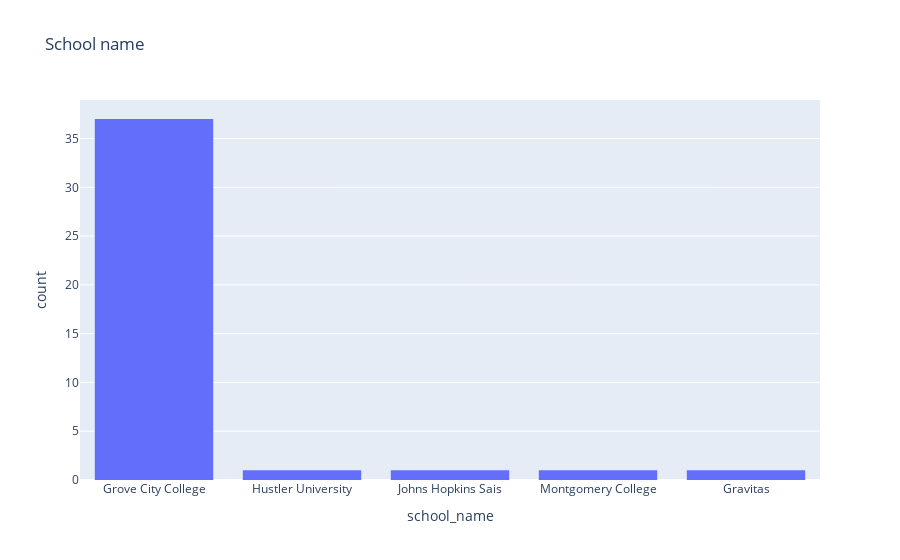

Notebook code cell kept with this figure:
### Code cell
px.histogram(df, x='school_name', title="School name")

### Figure 1 — Plotly figure (JSON) as saved in the notebook; plotly's stock layout.template omitted (floating-point values rounded to 4 significant figures)
{"data": [{"alignmentgroup": "True", "bingroup": "x", "hovertemplate": "school_name=%{x}<br>count=%{y}<extra></extra>", "legendgroup": "", "marker": {"color": "#636efa", "pattern": {"shape": ""}}, "name": "", "offsetgroup": "", "orientation": "v", "showlegend": false, "type": "histogram", "x": ["Grove City College", "Grove City College", "Grove City College", "Grove City College", "Grove City College", "Grove City College", "Grove City College", "Grove City College", "Grove City College", "Grove City College", "Hustler University", "Grove City College", "Grove City College", "Grove City College", "Grove City College", "Grove City College", "Grove City College", "Grove City College", "Grove City College", "Johns Hopkins Sais", "Grove City College", "Grove City College", "Grove City College", "Grove City College", "Grove City College", "Grove City College", "Grove City College", "Grove City College", "Grove City College", "Grove City College", "Grove City College", "Grove City College", "Grove City College", "Grove City College", "Grove City College", "Grove City College", "Montgomery College", "Grove City College", "Grove City College", "Grove City College", "Gravitas"], "xaxis": "x", "yaxis": "y"}], "layout": {"barmode": "relative", "legend": {"tracegroupgap": 0}, "title": {"text": "School name"}, "xaxis": {"anchor": "y", "domain": [0, 1], "title": {"text": "school_name"}}, "yaxis": {"anchor": "x", "domain": [0, 1], "title": {"text": "count"}}}}
